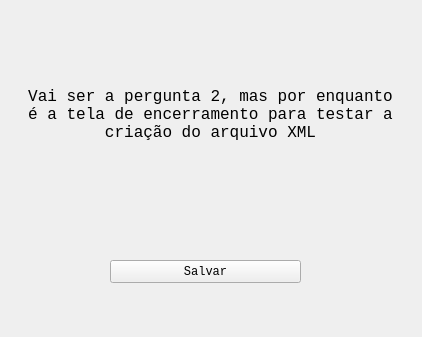
<?xml version="1.0" encoding="UTF-8"?>
<ui version="4.0">
 <class>Pergunta2</class>
 <widget class="QWidget" name="Pergunta2">
  <property name="geometry">
   <rect>
    <x>0</x>
    <y>0</y>
    <width>422</width>
    <height>337</height>
   </rect>
  </property>
  <property name="font">
   <font>
    <family>Consolas</family>
    <pointsize>9</pointsize>
   </font>
  </property>
  <property name="windowTitle">
   <string>Form</string>
  </property>
  <widget class="QLabel" name="label">
   <property name="geometry">
    <rect>
     <x>20</x>
     <y>34</y>
     <width>381</width>
     <height>161</height>
    </rect>
   </property>
   <property name="font">
    <font>
     <family>Consolas</family>
     <pointsize>12</pointsize>
    </font>
   </property>
   <property name="text">
    <string>&lt;html&gt;&lt;head/&gt;&lt;body&gt;&lt;p align=&quot;center&quot;&gt;&lt;span style=&quot; font-size:12pt;&quot;&gt;Vai ser a pergunta 2, mas por enquanto é a tela de encerramento para testar a criação do arquivo XML&lt;/span&gt;&lt;/p&gt;&lt;/body&gt;&lt;/html&gt;</string>
   </property>
   <property name="textFormat">
    <enum>Qt::RichText</enum>
   </property>
   <property name="wordWrap">
    <bool>true</bool>
   </property>
  </widget>
  <widget class="QPushButton" name="salvarxmlButton">
   <property name="geometry">
    <rect>
     <x>110</x>
     <y>260</y>
     <width>191</width>
     <height>23</height>
    </rect>
   </property>
   <property name="text">
    <string>Salvar</string>
   </property>
  </widget>
 </widget>
 <resources/>
 <connections/>
</ui>
